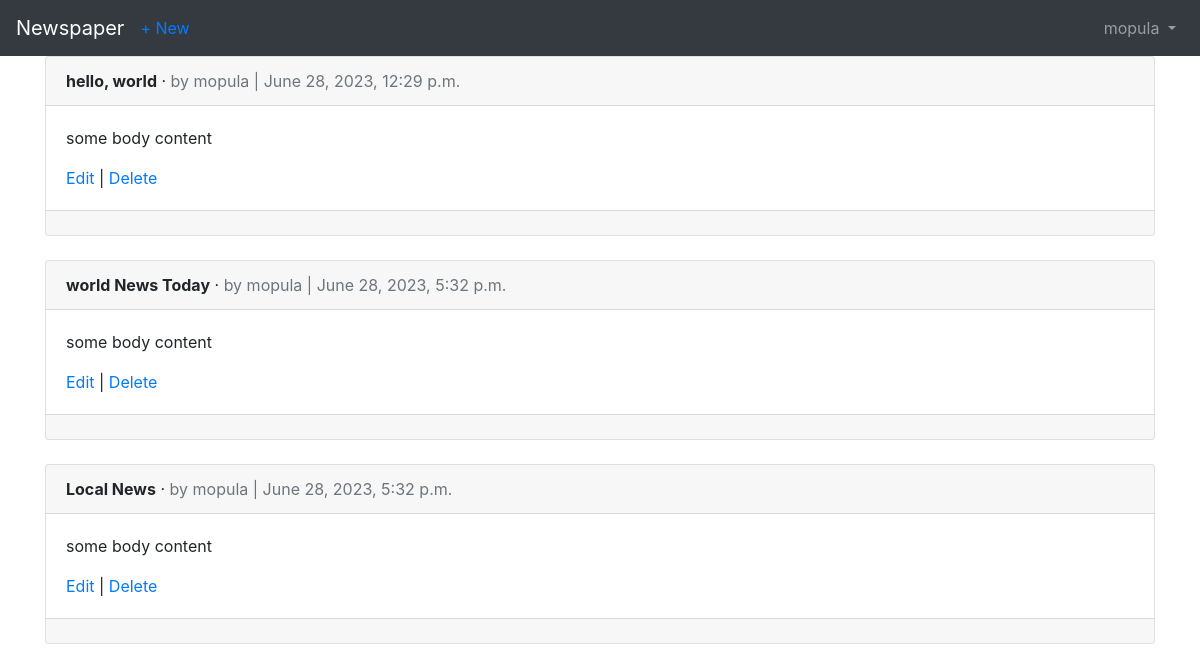
/articles/ (signed in), run on an earlier commit of the app's database.
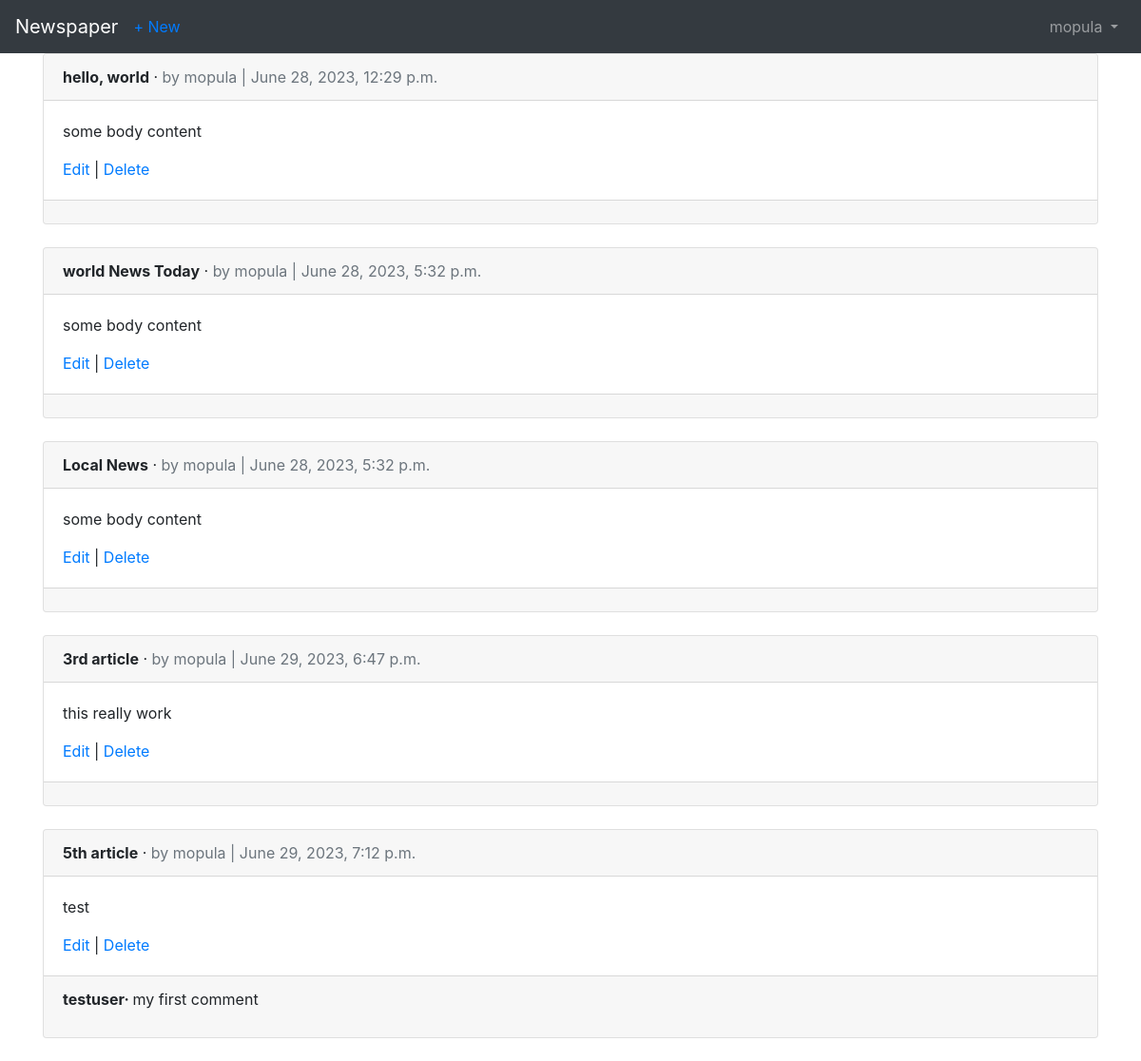
And on a later commit of the database.
### articles/models.py (models this page shows, shortened)
class Article(models.Model):
      title = models.CharField(max_length=255)
      body = models.TextField()
      date = models.DateTimeField(auto_now_add=True)
      author = models.ForeignKey(
            get_user_model(),
            on_delete=models.CASCADE,
      )

class Comment(models.Model):
      article = models.ForeignKey(Article, on_delete=models.CASCADE, related_name='comments',)
      comment = models.CharField(max_length=140)
      author = models.ForeignKey(
            get_user_model(),
            on_delete=models.CASCADE
      )
      def __str__(self):
            return self.comment

### accounts/models.py (models this page shows)
class CustomUser(AbstractUser):
      age = models.PositiveBigIntegerField(null=True, blank=True)

### articles/views.py (the view)
# urls.py: path('', ArticleListView.as_view(), name='article_list'),
class ArticleListView(LoginRequiredMixin, ListView):
      model = Article
      template_name = 'article_list.html'

### articles/templates/article_list.html (shortened to what this page needs)
{% extends 'base.html' %}
{% block content %}
      {% for article in object_list %}
            <div class="card">
                  <div class="card-header">
                        <span class="font-weight-bold">{{ article.title }}</span> &middot;
                        <span class="text-muted">by {{ article.author }} |
                              {{ article.date }}
                        </span>
                  </div>
                  <div class="card-body">
                        <p>{{ article.body }}</p>
                        <a href="{% url 'article_edit' article.pk %}">Edit</a> |
                        <a href="{% url 'article_delete' article.pk %}">Delete</a>
                  </div>
                  <div class="card-footer">
                        {% for comment in article.comments.all %}
                              <p>
                                    <span class="font-weight-bold">
                                          {{ comment.author }}&middot;
                                    </span>
                                    {{ comment }}
                              </p>
                        {% endfor  %}
                  </div>
            </div>
            <br />
      {% endfor %}
{% endblock content %}

What changed in the data, as far as the page shows it:
added Article: title "3rd article", author "mopula", date "June 29, 2023, 6:47 p.m.", body "this really work"
added Article: title "5th article", author "mopula", date "June 29, 2023, 7:12 p.m.", body "test"
added Comment: author "testuser", comment "my first comment"
